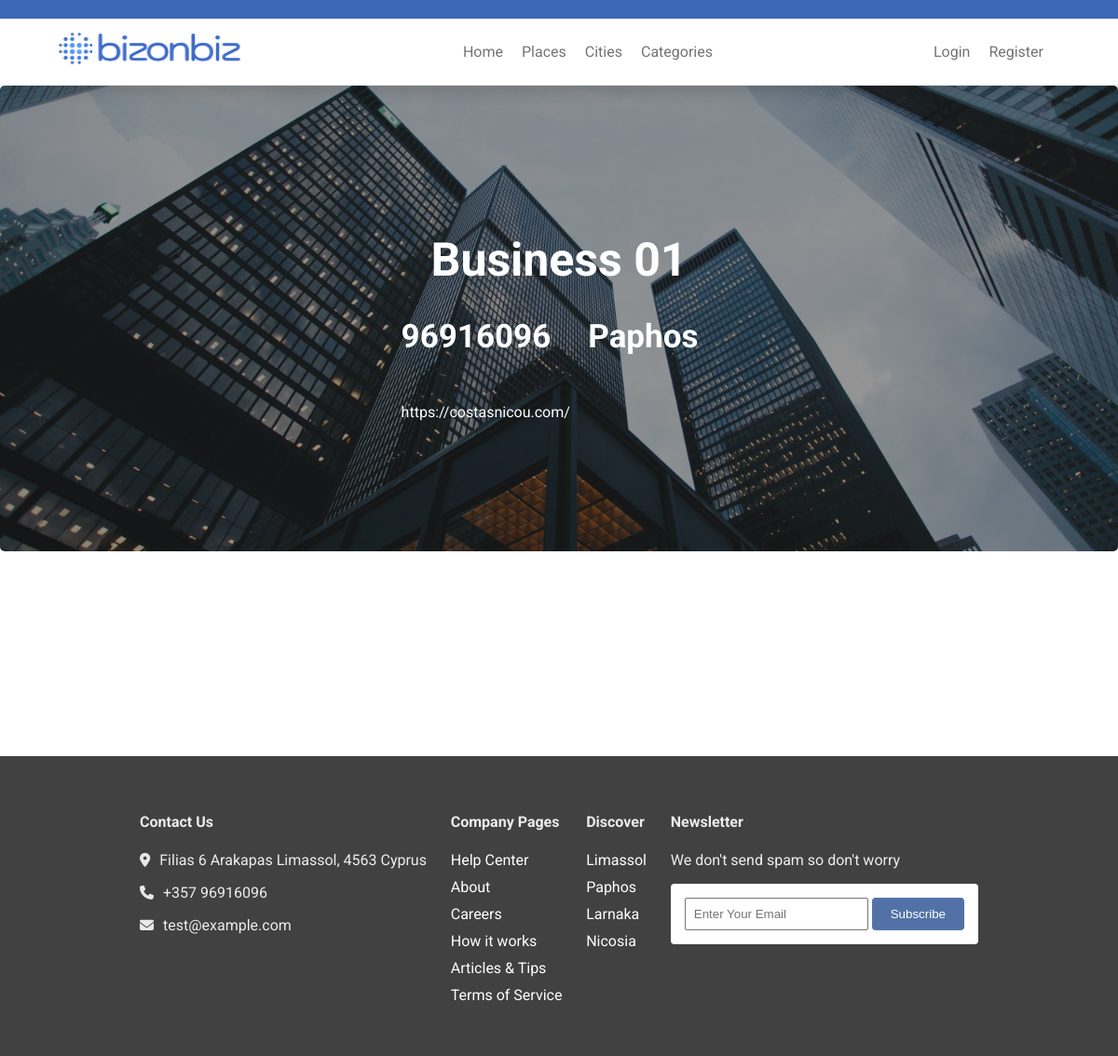
/business/Business 01, run on the app's committed database.
### listings/models.py (models this page shows, shortened)
class Business(models.Model):
    user = models.ForeignKey(
        settings.AUTH_USER_MODEL,
        on_delete=models.CASCADE,
    )
    name = models.CharField(max_length=200,blank=False)
    desc = models.TextField(blank=False)
    city = models.ForeignKey(City,on_delete=models.CASCADE,related_name="businesses_by_city")
    category = models.ForeignKey(BusinessCategory,on_delete=models.CASCADE,related_name="businesses_by_category")
    phone = models.CharField(max_length=20)
    website = models.URLField(max_length = 200,blank=True,null=True)
    email = models.EmailField()
    featured = models.BooleanField(default=False)
    partners = models.ManyToManyField(
        "self",
        symmetrical=True,
        blank=True
    )
    address = models.CharField(max_length=255)

class BusinessImage(models.Model):
    business  = models.ForeignKey(Business,on_delete=models.CASCADE,related_name="business_images")
    image = models.ImageField(upload_to="business_images")
    uploaded_time = models.DateTimeField(auto_now_add=True)
    featured_img = models.BooleanField(default=False)

class City(models.Model):
    city_name = models.CharField(max_length=255)
    city_photo = models.ImageField(upload_to="city_images",null=True,blank=True)
    def __str__(self):
        return self.city_name

### listings/views.py (the view)
# urls.py: path("business/<str:business_name>",views.singlelisting, name="singlelisting"),
def singlelisting(request,business_name):
    cities = City.objects.all()
    categories =  BusinessCategory.objects.all()
    business = Business.objects.get(name=business_name)
    business.featured_img = business.business_images.filter(featured_img=True).first()
    print(business.name)
    return render(request, "listings/singlelisting.html",{
        "cities":cities,
        "categories":categories,
        "business":business,
    })

### listings/templates/listings/singlelisting.html (shortened to what this page needs)
{% extends 'listings/base.html' %}
{% load static %}
{% block main %}
<div class="business-cover" style="
    background: linear-gradient(45deg,rgba(39, 39, 39, .5),rgba(46, 46, 46, 0.5)), url({{business.featured_img.image.url}});
    background-repeat: no-repeat;
    background-size: cover;
    background-position: center;
    border-radius: 5px;
    height: 500px;
    margin-top: 92px;
    position: relative;
    display: flex;
    justify-content: center;
    align-items: center;
    flex-direction: column;
    color: white;
">
    <div class="cover_details">
        <div class="cover_details-left">
            <h1>{{business.name}}</h1>
            <div class="first-class">
                <h3>{{business.phone}}</h3>
                <h3>{{business.city}}</h3>
            </div>
        </div>
        <div class="cover_details-right">
            <p>{{business.website}}</p>
        </div>
    </div>
</div>
{% endblock %}

### listings/templates/listings/base.html (shortened to what this page needs)
{% load static %}
<!DOCTYPE html>
<html lang="en">
<head>
    <link rel="stylesheet" href="{% static 'css/app.css' %}">
</head>
<body>
    <header class="header">
        <nav class="navigation">
            <div class="navigation-wraper">
                <img src="{% static 'imgs/logo.png' %}" alt="" class="logo">
                <ul class="nav-links">
                    <li class="nav-item"><a class="nav-link" href="{% url 'index' %}">Home</a></li>
                    <li class="nav-item"><a href="{% url 'all_listings' %}" class="nav-link">Places</a></li>
                    <li class="nav-item dropdown"><span class="nav-link">Cities</span>
                    </li>
                    <li class="nav-item dropdown"><span class="nav-link">Categories</span>
                    </li>
                </ul>
                {% if user.is_authenticated %}
                <ul class="login-status">
                    <li class="nav-item"><a href="{% url 'logout' %}" class="nav-link">Logout</a></li>
                </ul>
                {% else %}
                <ul class="login-status">
                    <li class="nav-item"><a href="{% url 'login' %}" class="nav-link">Login</a></li>
                    <li class="nav-item"><a href="{% url 'register' %}" class="nav-link">Register</a></li>
                </ul>
                {% endif %}
            </div>
        </nav>
    </header>
    <main class="main">
        {% block main %}
        {% endblock %}
    </main>
    <footer class="footer">
        <div class="footer-fwraper">
            <div class="area">
                <h4>Contact Us</h4>
                <div class="area-content">
                    <p><i class="fa-solid fa-location-dot"></i>Filias 6 Arakapas Limassol, 4563 Cyprus</p>
                    <p><i class="fa-solid fa-phone"></i>+357 96916096</p>
                    <p><i class="fa-solid fa-envelope"></i>test@example.com</p>
                </div>
            </div>
            <div class="area">
                <h4>Company Pages</h4>
                <ul class="footer-pages">
                    <li><a href="#">Help Center</a></li>
                    <li><a href="#">About</a></li>
                    <li><a href="#">Careers</a></li>
                    <li><a href="#">How it works</a></li>
                    <li><a href="#">Articles & Tips</a></li>
                    <li><a href="#">Terms of Service</a></li>
                </ul>
            </div>
            <div class="area">
                <h4>Discover</h4>
                <ul class="footer-pages">
                    {% for city in cities %}
                        <li><a href="{% url 'city' city.city_name %}">{{city.city_name}}</a></li>
                    {% endfor %}
                </ul>
            </div>
            <div class="area">
                <h4>Newsletter</h4>
                <div class="area-content">
                    <p>We don't send spam so don't worry</p>
                    <form action="" class="newsletter">
                        <input type="email" name="" id="" placeholder="Enter Your Email">
                        <input type="submit" value="Subscribe">
                    </form>
                </div>
            </div>
        </div>
    </footer>
</body>
</html>

### listings/static/css/app.css (style rules this page uses)
html { scrollbar-color: #2667a8 #d1d1d1; scrollbar-width: thin; }
html, body { margin: 0; padding: 0; }
body { font-family: "Roboto", sans-serif; }
* { box-sizing: border-box; }
.main { min-height: 90vh; }
.navigation { display: flex; padding: 10px 0; position: fixed; width: 100%; background-color: white; top: 0; border-top: 20px solid #3d66b7; z-index: 100; -webkit-box-shadow: 5px 1px 17px 4px rgba(0, 0, 0, 0.16); box-shadow: 5px 1px 17px 4px rgba(0, 0, 0, 0.16); }
.navigation-wraper { display: flex; justify-content: space-between; width: 90%; margin: 0 auto; }
.navigation-wraper .logo { width: 200px; height: 40px; margin-right: 20px; }
.navigation-wraper .nav-links, .navigation-wraper .login-status { list-style: none; display: flex; justify-content: center; }
.navigation-wraper .nav-links .nav-link, .navigation-wraper .login-status .nav-link { text-decoration: none; color: #747474; }
.navigation-wraper .nav-links .nav-link:link, .navigation-wraper .nav-links .nav-link:visited, .navigation-wraper .login-status .nav-link:link, .navigation-wraper .login-status .nav-link:visited { color: #4471cb; color: #747474; }
.navigation-wraper .nav-links .nav-item .nav-link:not(last-of-type), .navigation-wraper .login-status .nav-item .nav-link:not(last-of-type) { margin-right: 20px; }
.dropdown { position: relative; cursor: pointer; }
.footer { background-color: #4f6ea2; background-color: #414141; padding: 40px 0; }
.footer-fwraper { width: 75%; display: flex; justify-content: space-between; margin: 0 auto; color: #ededed; }
.footer .area .footer-pages { list-style: none; padding: 0; }
.footer .area .footer-pages li:not(:last-of-type) { margin-bottom: 10px; }
.footer .area .footer-pages li a:link, .footer .area .footer-pages li a:visited { text-decoration: none; color: white; }
.footer .area .area-content form { background-color: white; padding: 15px; border-radius: 4px; }
.footer .area .area-content form input[type="email"] { padding: 8px; }
.footer .area .area-content form input[type="submit"] { padding: 10px 20px; background-color: #5272a7; border: none; color: white; border-radius: 4px; }
.footer .area .area-content p i { color: #e8e8e8; font-size: 15px; margin-right: 10px; }
.cover_details-left h1 { font-size: 50px; text-align: center; }
.first-class { display: flex; justify-content: center; }
.first-class h3 { margin-top: 0; text-align: center; font-size: 35px; }
.first-class h3:not(last-of-type) { margin-right: 20px; }
.first-class h3:last-of-type { margin-left: 20px; }

### data on the page
Business: featured_img.image (picture), name "Business 01", phone "96916096", city "Paphos", website "https://costasnicou.com/"
City: city_name "Limassol"
City: city_name "Paphos"
City: city_name "Larnaka"
City: city_name "Nicosia"
